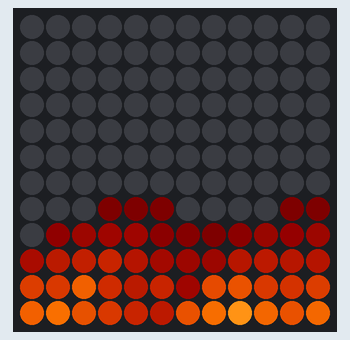
The program below on a simulated ESP8266 board running MicroPython. Parts: 12×12 RGB LED matrix (first LED top left, wired row by row). Random numbers come from a fixed seed.

Above: at 0.24 s.
At 5.12 s:
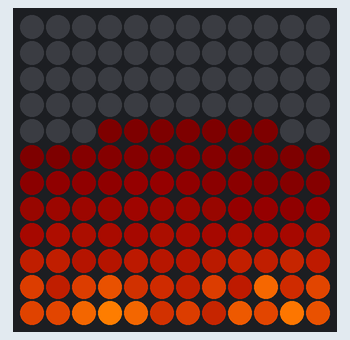
At 10.11 s:
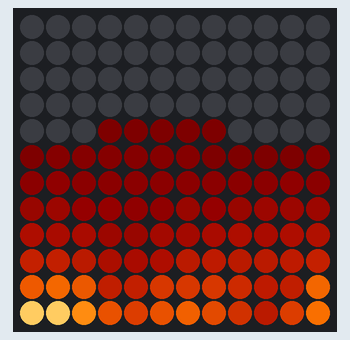
At 20.1 s:
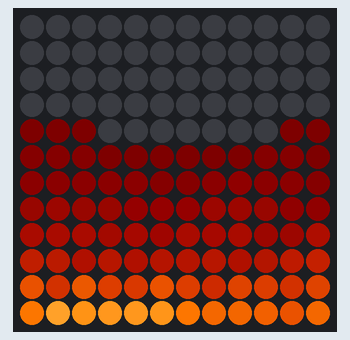
At 29.97 s:
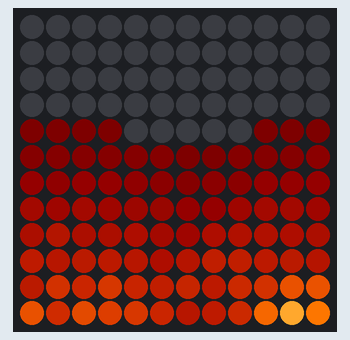
At 39.96 s:
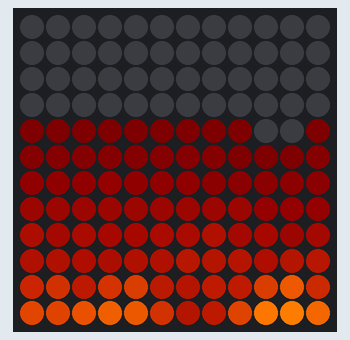

The program:

main.py
```python
import machine
import neopixel
import uos


PIXEL_PIN     = 14
PIXEL_WIDTH   = 12
PIXEL_HEIGHT  = 12
FLAME_DIVISOR = 7.77


def hue2rgb(p, q, t):
    # Helper for the HSL_to_RGB function.
    # From: http://axonflux.com/handy-rgb-to-hsl-and-rgb-to-hsv-color-model-c
    if t < 0:
        t += 1
    if t > 1:
        t -= 1
    if t < 1/6:
        return p + (q - p) * 6 * t
    if t < 1/2:
        return q
    if t < 2/3:
        return p + (q - p) * (2/3 - t) * 6
    return p

def HSL_to_RGB(h, s, l):
    # Convert a hue, saturation, lightness color into red, green, blue color.
    # Expects incoming values in range 0...255 and outputs values in the same range.
    # From: http://axonflux.com/handy-rgb-to-hsl-and-rgb-to-hsv-color-model-c
    h /= 255.0
    s /= 255.0
    l /= 255.0
    r = 0
    g = 0
    b = 0
    if s == 0:
        r = l
        g = l
        b = l
    else:
        q = l * (1 + s) if l < 0.5 else l + s - l * s
        p = 2 * l - q
        r = hue2rgb(p, q, h + 1/3)
        g = hue2rgb(p, q, h)
        b = hue2rgb(p, q, h - 1/3)
    return (int(r*255.0), int(g*255.0), int(b*255.0), 0)


# Fire matrix helper class to easily lookup and set 2D intensity values.
class FireMatrix:

    def __init__(self, width, height):
        self.width = width
        self.height = height
        self.data = [0]*(width*height)

    def get(self, x, y):
        x %= self.width   # Wrap around when x values go outside the bounds!
        y %= self.height  # Like-wise wrap around y values!
        return self.data[y * self.width + x]

    def set(self, x, y, value):
        x %= self.width
        y %= self.height
        self.data[y * self.width + x] = value


# Initialize neopixels.
np = neopixel.NeoPixel(machine.Pin(PIXEL_PIN), PIXEL_WIDTH*PIXEL_HEIGHT, 4)
np.fill((0,0,0,0))
np.write()

# Create a color palette of flame colors.
palette = []
for x in range(256):
    palette.append(HSL_to_RGB(x // 3, 255, min(255, x * 2)))
    #print(palette[x])

# Create fire matrix.
fire = FireMatrix(PIXEL_WIDTH, PIXEL_HEIGHT+1)

# Main loop:
while True:
    # Set the bottom row to random intensity values (0 to 255).
    for x in range(PIXEL_WIDTH):
        fire.set(x, PIXEL_HEIGHT, int(uos.urandom(1)[0]))
    # Perform a step of flame intensity calculation.
    for x in range(PIXEL_WIDTH):
        for y in range(PIXEL_HEIGHT):
            value = 0
            value += fire.get(x-1, y+1)
            value += fire.get(x, y+1)
            value += fire.get(x+1, y+1)
            value += fire.get(x, y+2)
            value = int(value / FLAME_DIVISOR)
            fire.set(x, y, value)
    # Convert the fire intensity values to neopixel colors and update the pixels.
    for x in range(PIXEL_WIDTH):
        for y in range(PIXEL_HEIGHT):
            np[y * PIXEL_WIDTH + x] = palette[fire.get(x, y)]
    np.write()
```
